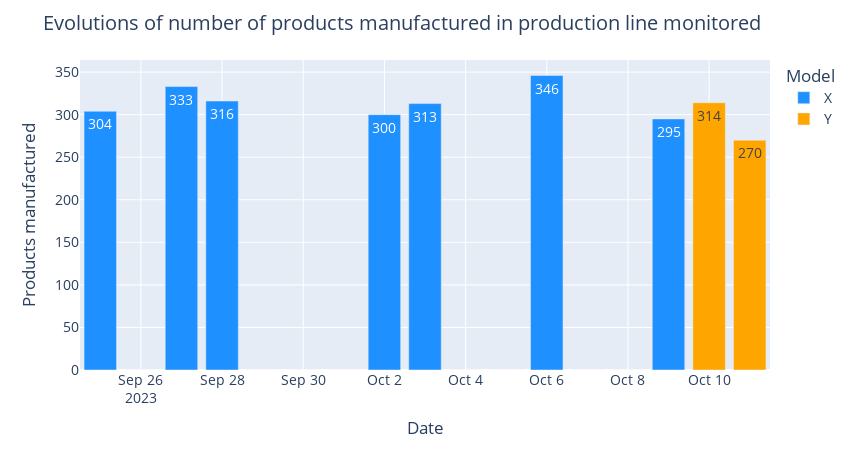

Notebook source saved alongside this figure:
### Code cell
dates = ["2023-09-25", "2023-09-26", "2023-09-27", "2023-09-28", "2023-09-29", "2023-09-30", "2023-10-01", "2023-10-02", "2023-10-03", "2023-10-04", "2023-10-05", "2023-10-06", "2023-10-07", "2023-10-08", "2023-10-09", "2023-10-10", "2023-10-11"]
values = [304, 0, 333, 316, 0, 0, 0, 300, 313, 0, 0, 346, 0, 0, 295, 314, 270]
model = ['X', 'X', 'X', 'X', 'X', 'X', 'X', 'X', 'X', 'X', 'X', 'X', 'X', 'X', 'X', 'Y', 'Y']



colors = {'X':'dodgerblue', 'Y': 'orange'}

fig = px.bar(x=dates, y=values, color = model , color_discrete_map = colors)

fig.update_layout(
    title='Evolutions of number of products manufactured in production line monitored',
    xaxis_title='Date',
    yaxis_title='Products manufactured',
    legend=dict(
        title='Model')
    )

fig.update_traces(texttemplate='%{y}')
fig.update_xaxes(showgrid=True) 
fig.update_layout(font=dict(size=14))
fig.update_layout(width=850, height = 450) 

fig.show()

fig.write_image("images/prod_man_all_days" + ".pdf")

### Figure 1 — Plotly figure (JSON) as saved in the notebook; plotly's stock layout.template omitted (floating-point values rounded to 4 significant figures)
{"data": [{"alignmentgroup": "True", "hovertemplate": "color=X<br>x=%{x}<br>y=%{y}<extra></extra>", "legendgroup": "X", "marker": {"color": "dodgerblue", "pattern": {"shape": ""}}, "name": "X", "offsetgroup": "X", "orientation": "v", "showlegend": true, "textposition": "auto", "texttemplate": "%{y}", "type": "bar", "x": ["2023-09-25", "2023-09-26", "2023-09-27", "2023-09-28", "2023-09-29", "2023-09-30", "2023-10-01", "2023-10-02", "2023-10-03", "2023-10-04", "2023-10-05", "2023-10-06", "2023-10-07", "2023-10-08", "2023-10-09"], "xaxis": "x", "y": [304, 0, 333, 316, 0, 0, 0, 300, 313, 0, 0, 346, 0, 0, 295], "yaxis": "y"}, {"alignmentgroup": "True", "hovertemplate": "color=Y<br>x=%{x}<br>y=%{y}<extra></extra>", "legendgroup": "Y", "marker": {"color": "orange", "pattern": {"shape": ""}}, "name": "Y", "offsetgroup": "Y", "orientation": "v", "showlegend": true, "textposition": "auto", "texttemplate": "%{y}", "type": "bar", "x": ["2023-10-10", "2023-10-11"], "xaxis": "x", "y": [314, 270], "yaxis": "y"}], "layout": {"barmode": "relative", "font": {"size": 14}, "height": 450, "legend": {"title": {"text": "Model"}, "tracegroupgap": 0}, "margin": {"t": 60}, "title": {"text": "Evolutions of number of products manufactured in production line monitored"}, "width": 850, "xaxis": {"anchor": "y", "domain": [0, 1], "showgrid": true, "title": {"text": "Date"}}, "yaxis": {"anchor": "x", "domain": [0, 1], "title": {"text": "Products manufactured"}}}}
